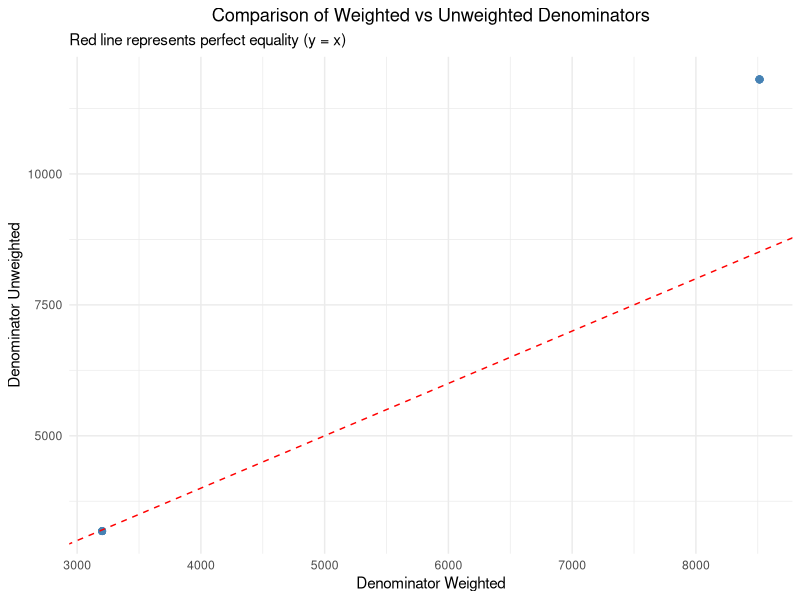
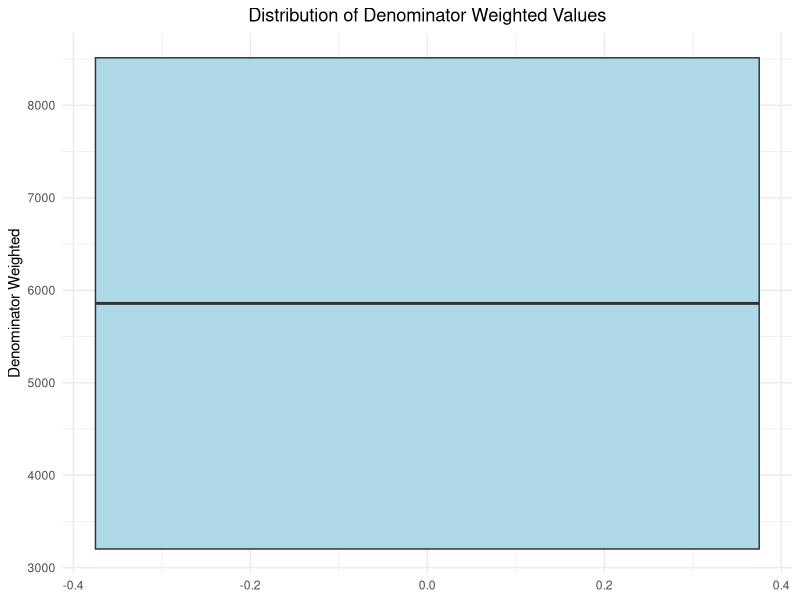
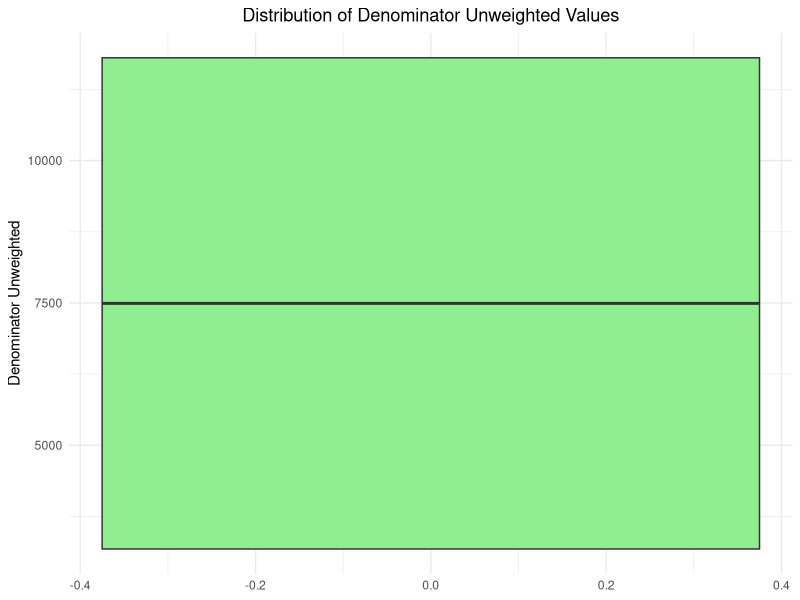
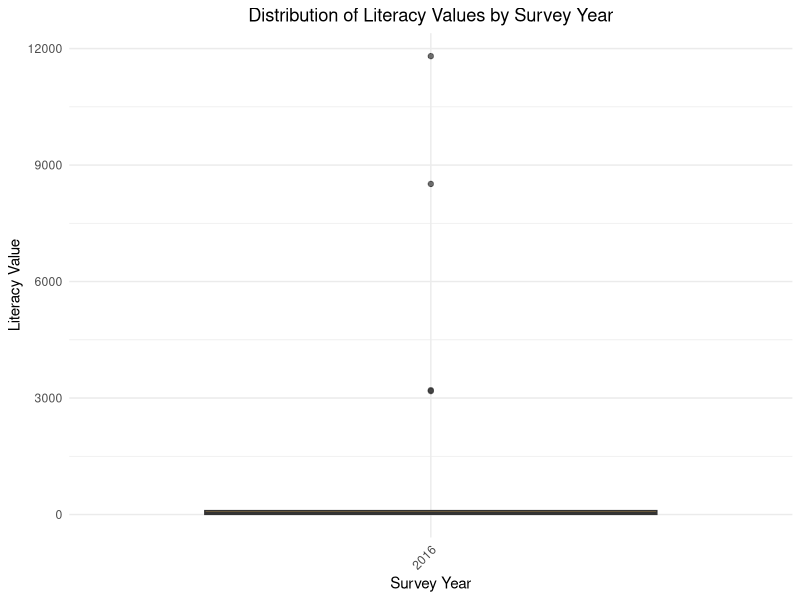
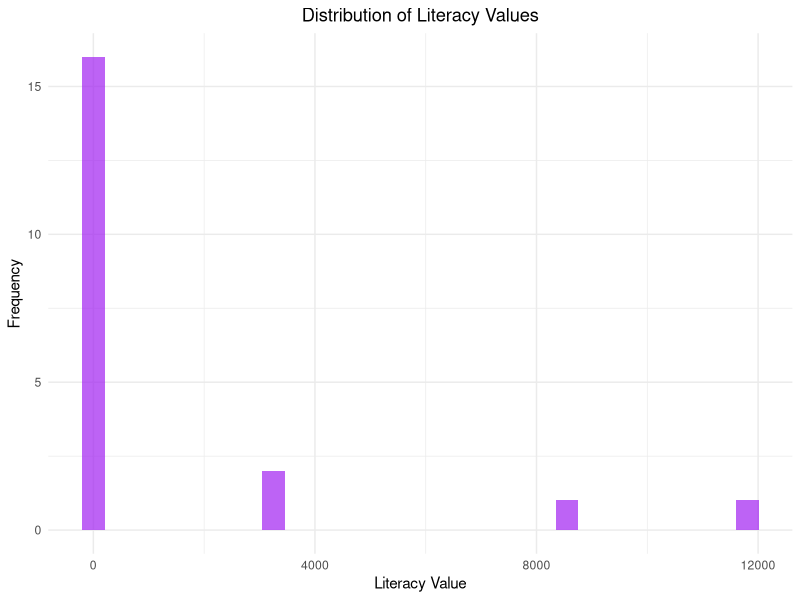
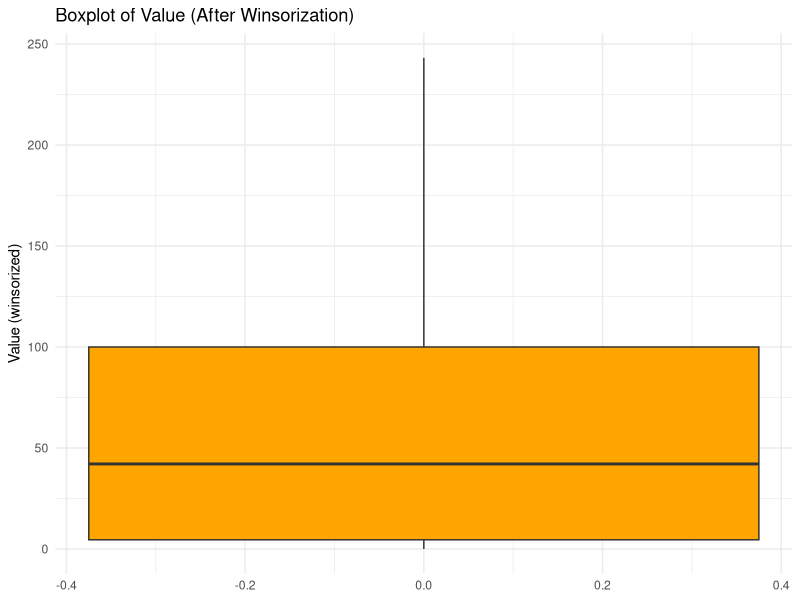
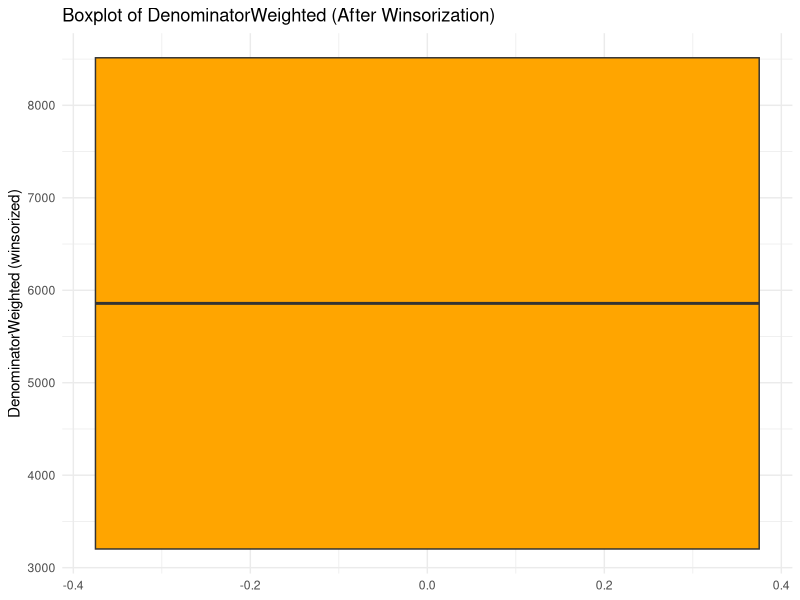
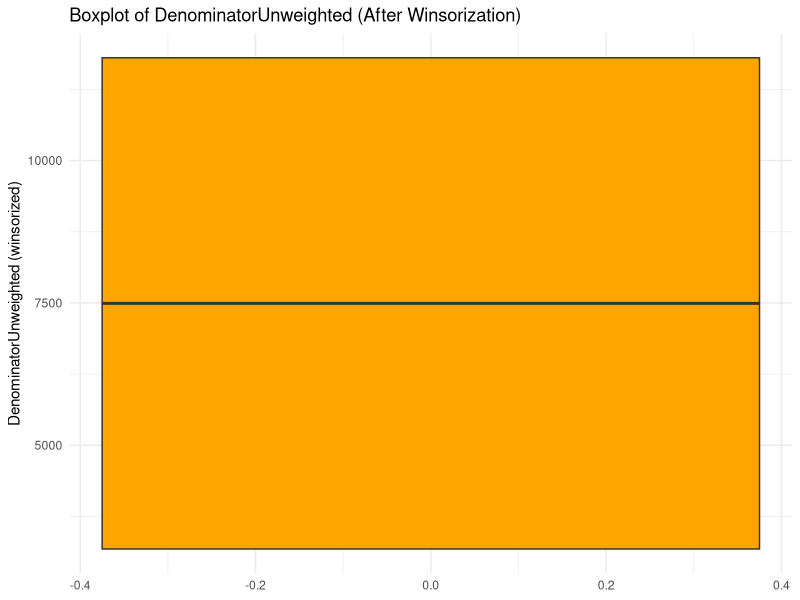

Write R code to recreate these figures, in order. (Note: this script raises an error after producing the figures.)
## ---- chunk 1
library(dplyr)
library(tidyr)
library(stringr)
library(readr)
library(here)
library(purrr)
library(ggplot2)

## ---- chunk 2
lit_df <- read_csv(here("data","raw", "literacy_national_zaf.csv"))
## ---- chunk 3
head(lit_df)
## ---- chunk 4
lit_df <- lit_df[-1, ]
## ---- chunk 5
dim(lit_df)
## ---- chunk 6
dup_check <- lit_df %>%
  group_by(Indicator, SurveyYear, CharacteristicId, Value) %>%
  filter(n() > 1)

dup_check

## ---- chunk 7

data.frame(
  Column = names(lit_df),
  Missing_Percentage = paste0(round(colMeans(is.na(lit_df)) * 100, 2), "%")
  )

## ---- chunk 8
data.frame(
  Column = names(lit_df),
  Missing_Data = paste0(colSums(is.na(lit_df)))
  )
## ---- chunk 9
data.frame(
  Column = names(lit_df),
  paste0(sapply(lit_df, typeof))
)

## ---- chunk 10
str(lit_df)

## ---- chunk 11
lit_df <- lit_df %>%
  mutate(
        Value = as.numeric(Value),
    Precision = as.numeric(Precision),
    SurveyYear = as.integer(SurveyYear),
    IndicatorOrder = as.integer(IndicatorOrder),
    CharacteristicId = as.integer(CharacteristicId),
    CharacteristicOrder = as.integer(CharacteristicOrder),
    IsTotal = as.logical(as.integer(IsTotal)),
    IsPreferred = as.logical(as.integer(IsPreferred)),
    SurveyYearLabel = as.integer(SurveyYearLabel),
    DenominatorWeighted = as.numeric(DenominatorWeighted),
    DenominatorUnweighted = as.numeric(DenominatorUnweighted),
  )
## ---- chunk 12
library(purrr)
n_sample <- 3

summary_tbl <- lit_df %>%
  map_df(~ tibble(
    n_unique = n_distinct(.),
    sample_values = paste(head(unique(.), n_sample), collapse = ", ")
  ), .id = "column")


summary_tbl
## ---- chunk 13
lit_df <- lit_df %>%
  
 select(
     -ISO3, 
    -DHS_CountryCode, 
    -CountryName, 
    -SurveyId,
    -ByVariableId, 
    -ByVariableLabel, 
    -IsTotal,
    -RegionId, 
    -SurveyYearLabel, 
    -SurveyType,
    -CharacteristicOrder
  )
## ---- chunk 14


lit_df <- lit_df %>%
  fill(DenominatorWeighted, DenominatorUnweighted, .direction = "downup")

lit_df[
       c("DenominatorWeighted", "DenominatorUnweighted")]

## ---- chunk 15
# 1. Scatterplot comparing weighted vs unweighted denominators
if(all(c("DenominatorWeighted", "DenominatorUnweighted") %in% names(lit_df))) {
  scatter_plot <- ggplot(lit_df, aes(x = DenominatorWeighted, y = DenominatorUnweighted)) +
    geom_point(alpha = 0.6, color = "steelblue", size = 2) +
    geom_abline(intercept = 0, slope = 1, color = "red", linetype = "dashed") +
    labs(title = "Comparison of Weighted vs Unweighted Denominators",
         x = "Denominator Weighted",
         y = "Denominator Unweighted",
         subtitle = "Red line represents perfect equality (y = x)") +
    theme_minimal() +
    theme(plot.title = element_text(hjust = 0.5))
  
  print(scatter_plot)
}

# 2. Boxplot for DenominatorWeighted
if("DenominatorWeighted" %in% names(lit_df)) {
  boxplot_weighted <- ggplot(lit_df, aes(y = DenominatorWeighted)) +
    geom_boxplot(fill = "lightblue", outlier.color = "red", outlier.shape = 16) +
    labs(title = "Distribution of Denominator Weighted Values",
         y = "Denominator Weighted") +
    theme_minimal() +
    theme(plot.title = element_text(hjust = 0.5))
  
  print(boxplot_weighted)
}

# 3. Boxplot for DenominatorUnweighted
if("DenominatorUnweighted" %in% names(lit_df)) {
  boxplot_unweighted <- ggplot(lit_df, aes(y = DenominatorUnweighted)) +
    geom_boxplot(fill = "lightgreen", outlier.color = "red", outlier.shape = 16) +
    labs(title = "Distribution of Denominator Unweighted Values",
         y = "Denominator Unweighted") +
    theme_minimal() +
    theme(plot.title = element_text(hjust = 0.5))
  
  print(boxplot_unweighted)
}

# 4. Distribution of literacy values by survey year (if available)
if(all(c("Value", "SurveyYear") %in% names(lit_df))) {
  value_distribution <- ggplot(lit_df, aes(x = as.factor(SurveyYear), y = Value)) +
    geom_boxplot(fill = "orange", alpha = 0.7) +
    labs(title = "Distribution of Literacy Values by Survey Year",
         x = "Survey Year",
         y = "Literacy Value") +
    theme_minimal() +
    theme(plot.title = element_text(hjust = 0.5),
          axis.text.x = element_text(angle = 45, hjust = 1))
  
  print(value_distribution)
}

# 5. Histogram of literacy values
if("Value" %in% names(lit_df)) {
  value_histogram <- ggplot(lit_df, aes(x = Value)) +
    geom_histogram(fill = "purple", alpha = 0.7, bins = 30) +
    labs(title = "Distribution of Literacy Values",
         x = "Literacy Value",
         y = "Frequency") +
    theme_minimal() +
    theme(plot.title = element_text(hjust = 0.5))
  
  print(value_histogram)
}

## ---- chunk 16
# Create a copy for comparison
lit_df_original <- lit_df
numerical_cols <- c("Value", "DenominatorWeighted", "DenominatorUnweighted")

# Outlier treatment for each numerical column
for(col in numerical_cols) {
  if(!all(is.na(lit_df[[col]]))) {
    # Calculate IQR bounds
    q1 <- quantile(lit_df[[col]], 0.25, na.rm = TRUE)
    q3 <- quantile(lit_df[[col]], 0.75, na.rm = TRUE)
    iqr <- q3 - q1
    lower_bound <- q1 - 1.5 * iqr
    upper_bound <- q3 + 1.5 * iqr
    
    # Method 1: Winsorization (cap outliers at bounds)
    lit_df <- lit_df %>%
      mutate(!!paste0(col, "_winsorized") := case_when(
        .data[[col]] < lower_bound ~ lower_bound,
        .data[[col]] > upper_bound ~ upper_bound,
        TRUE ~ .data[[col]]
      ))
    
    # Method 2: Log transformation (for positive values only)
    if(all(lit_df[[col]] > 0, na.rm = TRUE)) {
      lit_df <- lit_df %>%
        mutate(!!paste0(col, "_log") := log(.data[[col]] + 1))  # +1 to avoid log(0)
    }
  }
}

# Compare summary statistics before and after outlier treatment
cat("Summary statistics before outlier treatment:\n")
summary(lit_df_original %>% select(all_of(numerical_cols)))

cat("\nSummary statistics after winsorization:\n")
winsorized_cols <- paste0(numerical_cols, "_winsorized")
summary(lit_df %>% select(all_of(winsorized_cols)))

# Visualize after winsorization
if(length(winsorized_cols) > 0) {
  for(i in seq_along(winsorized_cols)) {
    col <- winsorized_cols[i]
    orig_col <- numerical_cols[i]
    
    if(!all(is.na(lit_df[[col]]))) {
      # Boxplot after treatment
      p_box_after <- ggplot(lit_df, aes(y = .data[[col]])) +
        geom_boxplot(fill = "orange", outlier.color = "red", outlier.shape = 16) +
        labs(title = paste("Boxplot of", orig_col, "(After Winsorization)"),
             y = paste(orig_col, "(winsorized)")) +
        theme_minimal()
      

      
      print(p_box_after)
    
    }
  }
}
## ---- chunk 17
write_csv(lit_df, here("data","processed", "literacy_cleaned.csv"))
